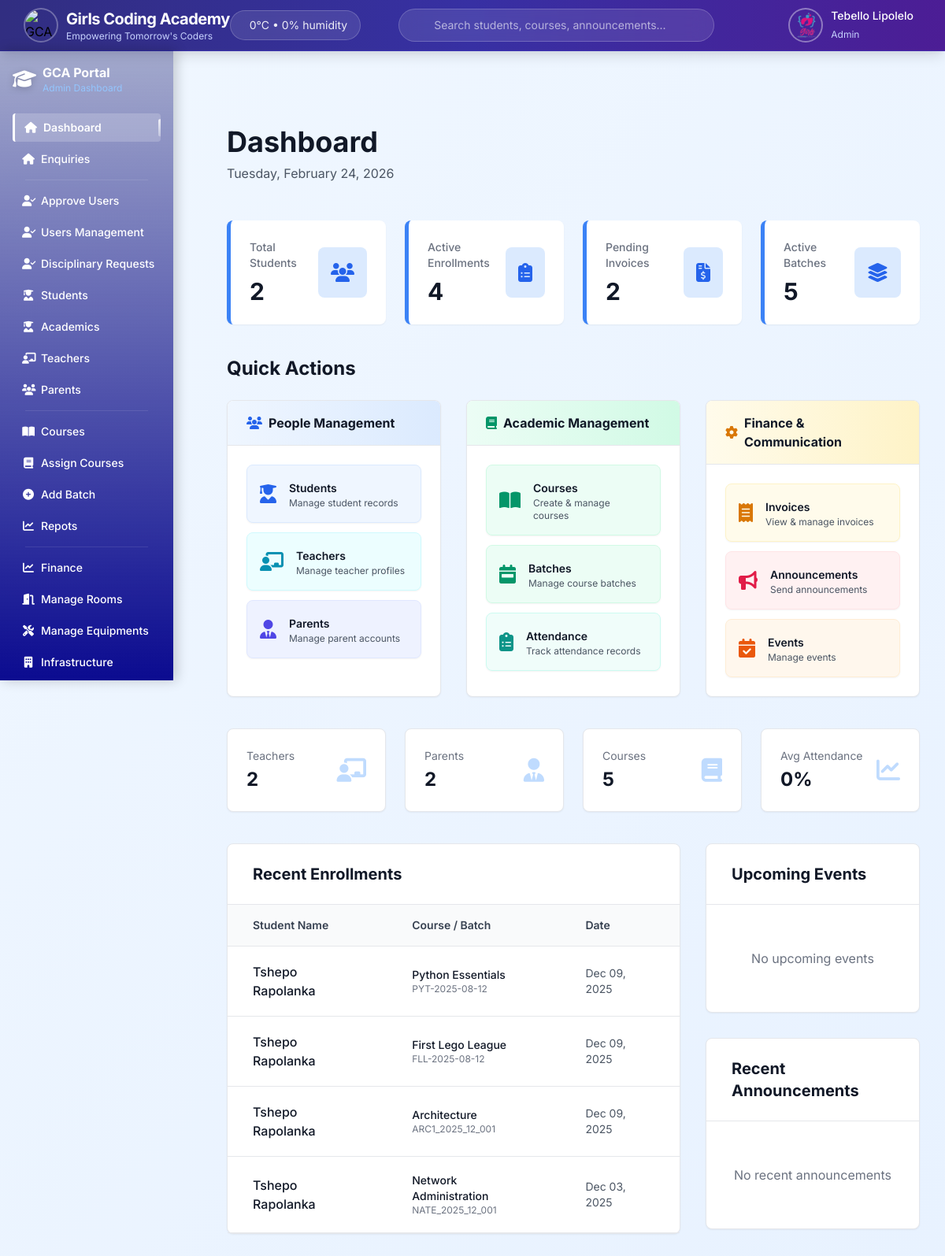
/admin_dashboard.php (signed in), run on an earlier commit of the app's database.
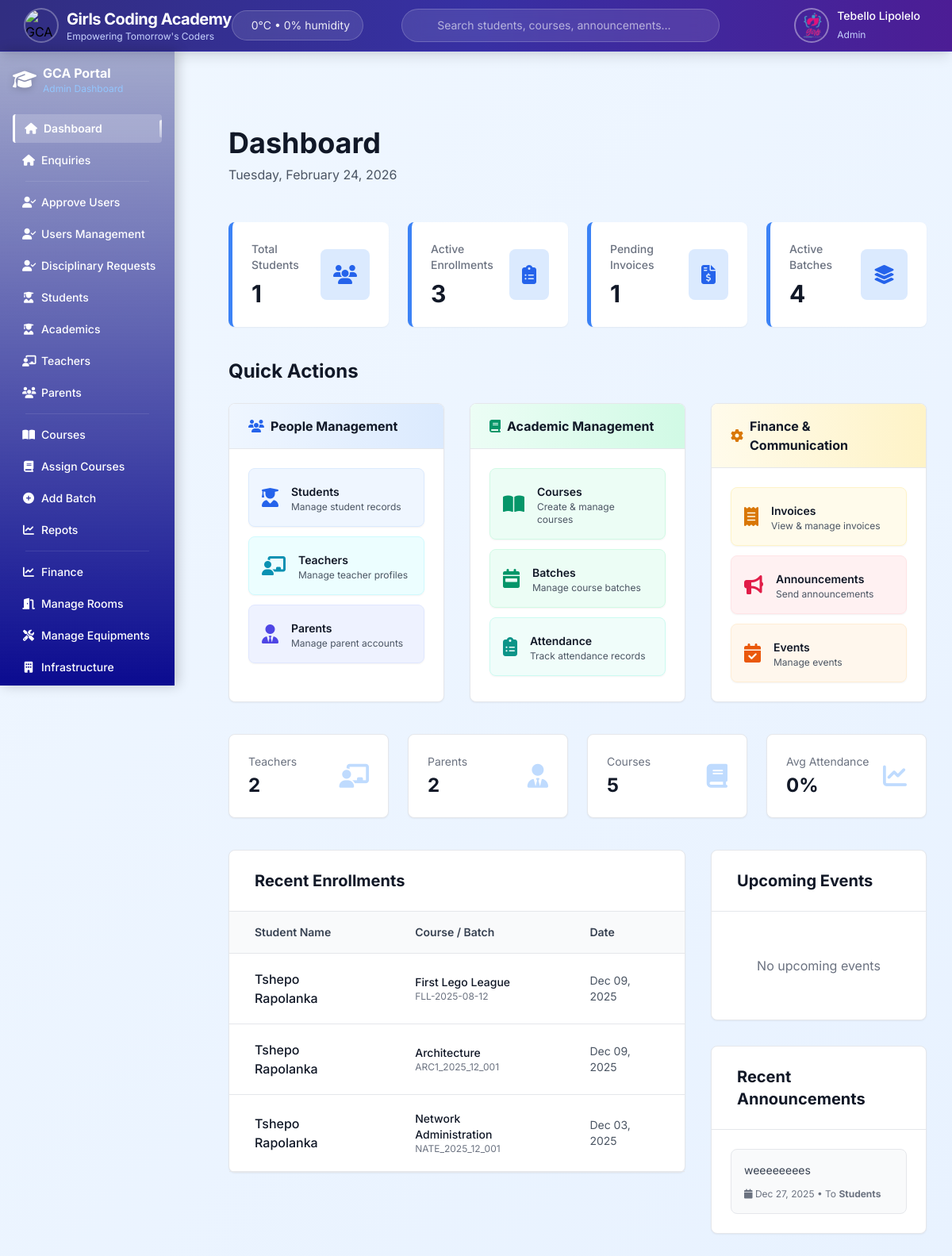
And on a later commit of the database.
### tables this page shows
CREATE TABLE `course_enrollments` (
  `enrollment_id` int(11) NOT NULL AUTO_INCREMENT,
  `enrollment_number` varchar(50) NOT NULL,
  `student_id` int(11) NOT NULL,
  `batch_id` int(11) NOT NULL,
  `enrolled_at` timestamp NOT NULL DEFAULT current_timestamp(),
  `status` enum('active','completed','dropped') DEFAULT 'active',
  PRIMARY KEY (`enrollment_id`),
  UNIQUE KEY `enrollment_number` (`enrollment_number`),
  KEY `student_id` (`student_id`),
  KEY `fk_batch_id` (`batch_id`),
  CONSTRAINT `course_enrollments_ibfk_1` FOREIGN KEY (`student_id`) REFERENCES `students` (`student_id`) ON DELETE CASCADE,
  CONSTRAINT `fk_batch_id` FOREIGN KEY (`batch_id`) REFERENCES `batches` (`batch_id`)
);

CREATE TABLE `users` (
  `user_id` int(11) NOT NULL AUTO_INCREMENT,
  `firstName` varchar(100) DEFAULT NULL,
  `lastName` varchar(100) DEFAULT NULL,
  `email` varchar(100) DEFAULT NULL,
  `password` varchar(255) DEFAULT NULL,
  `username` varchar(50) DEFAULT NULL,
  `role` varchar(20) DEFAULT NULL,
  `gender` varchar(10) DEFAULT NULL,
  `dob` date DEFAULT NULL,
  `IDNumber` varchar(20) DEFAULT NULL,
  `phone` varchar(20) DEFAULT NULL,
  `document` varchar(255) DEFAULT NULL,
  `status` varchar(20) DEFAULT NULL,
  `address_id` int(11) DEFAULT NULL,
  `created_at` datetime DEFAULT NULL,
  `updated_at` datetime DEFAULT NULL,
  `reset_token` varchar(255) DEFAULT NULL,
  `reset_token_expiry` datetime DEFAULT NULL,
  `deleted_at` datetime DEFAULT NULL,
  PRIMARY KEY (`user_id`),
  UNIQUE KEY `email` (`email`),
  UNIQUE KEY `username` (`username`),
  KEY `address_id` (`address_id`),
  KEY `idx_reset_token` (`reset_token`),
  CONSTRAINT `users_ibfk_1` FOREIGN KEY (`address_id`) REFERENCES `addresses` (`address_id`)
);

CREATE TABLE `courses` (
  `course_id` int(11) NOT NULL AUTO_INCREMENT,
  `title` varchar(255) NOT NULL,
  `courseName` varchar(255) NOT NULL,
  `description` text DEFAULT NULL,
  `category` varchar(100) DEFAULT NULL,
  `level` varchar(50) DEFAULT NULL,
  `start_date` date DEFAULT NULL,
  `end_date` date DEFAULT NULL,
  `price` decimal(10,2) DEFAULT NULL,
  `status` enum('active','inactive','deleted') DEFAULT 'active',
  `image_path` varchar(255) DEFAULT 'uploads/courses/course1.jpg',
  `deleted_at` datetime DEFAULT NULL,
  PRIMARY KEY (`course_id`)
);

CREATE TABLE `batches` (
  `batch_id` int(11) NOT NULL AUTO_INCREMENT,
  `batch_code` varchar(50) NOT NULL,
  `course_id` int(11) NOT NULL,
  `start_date` date DEFAULT NULL,
  `end_date` date DEFAULT NULL,
  `status` enum('active','completed','inactive') DEFAULT 'active',
  `deleted_at` datetime DEFAULT NULL,
  PRIMARY KEY (`batch_id`),
  UNIQUE KEY `batch_code` (`batch_code`),
  KEY `course_id` (`course_id`),
  CONSTRAINT `batches_ibfk_1` FOREIGN KEY (`course_id`) REFERENCES `courses` (`course_id`)
);

CREATE TABLE `admin_announcements` (
  `announcement_id` int(11) NOT NULL AUTO_INCREMENT,
  `message` text NOT NULL,
  `file_path` varchar(255) DEFAULT NULL,
  `picture_path` varchar(255) DEFAULT NULL,
  `recipients` varchar(255) NOT NULL,
  `created_at` timestamp NOT NULL DEFAULT current_timestamp(),
  `updated_at` timestamp NOT NULL DEFAULT current_timestamp() ON UPDATE current_timestamp(),
  PRIMARY KEY (`announcement_id`)
);

### admin_dashboard.php (the view, shortened to what the changed rows need)
<?php
require_once 'db.php';
function safeCount($conn, $sql) {
    $result = $conn->query($sql);
    return ($result && $row = $result->fetch_assoc()) ? (int)$row['count'] : 0;
}
$total_students = safeCount($conn, "SELECT COUNT(*) as count FROM students");
$active_batches = safeCount($conn, "SELECT COUNT(*) as count FROM batches WHERE status='active'");
$active_enrollments = safeCount($conn, "SELECT COUNT(*) as count FROM course_enrollments WHERE status='active'");
$pending_invoices = safeCount($conn, "SELECT COUNT(*) as count FROM invoices WHERE status='pending'");
$upcoming_events = safeCount($conn, "SELECT COUNT(*) as count FROM events WHERE event_date >= CURDATE() AND is_posted=1");
$recent_enrollments = $conn->query("
    SELECT u.firstName, u.lastName, c.courseName, b.batch_code, ce.enrolled_at
    FROM course_enrollments ce
    JOIN students s ON ce.student_id = s.student_id
    JOIN users u ON s.user_id = u.user_id
    JOIN batches b ON ce.batch_id = b.batch_id
    JOIN courses c ON b.course_id = c.course_id
    WHERE ce.status = 'active'
    ORDER BY ce.enrolled_at DESC
    LIMIT 8
");
$announcements_result = $conn->query("
    SELECT message, recipients, created_at
    FROM admin_announcements
    ORDER BY created_at DESC
    LIMIT 4
");
?>
<!DOCTYPE html>
<html lang="en">
<head>
    <script src="https://cdn.tailwindcss.com"></script>
    <link rel="stylesheet" href="https://cdnjs.cloudflare.com/ajax/libs/font-awesome/6.5.0/css/all.min.css">
</head>
<body>
<?php include 'admin_navigation.php'; ?>
<div class="ml-64 mt-16 min-h-screen p-8">
    <div class="max-w-7xl mx-auto">
        <div class="mb-12">
            <h1 class="text-4xl font-bold text-gray-900">Dashboard</h1>
        </div>
        <div class="grid grid-cols-1 md:grid-cols-2 lg:grid-cols-4 gap-6 mb-10">
            <div class="card-summary rounded-lg p-6 shadow-sm">
                <div class="flex items-center justify-between">
                    <div>
                        <p class="text-gray-500 text-sm font-medium">Total Students</p>
                        <p class="text-3xl font-bold text-gray-900 mt-2"><?= $total_students ?></p>
                    </div>
                </div>
            </div>
            <div class="card-summary rounded-lg p-6 shadow-sm">
                <div class="flex items-center justify-between">
                    <div>
                        <p class="text-gray-500 text-sm font-medium">Active Enrollments</p>
                        <p class="text-3xl font-bold text-gray-900 mt-2"><?= $active_enrollments ?></p>
                    </div>
                </div>
            </div>
            <div class="card-summary rounded-lg p-6 shadow-sm">
                <div class="flex items-center justify-between">
                    <div>
                        <p class="text-gray-500 text-sm font-medium">Pending Invoices</p>
                        <p class="text-3xl font-bold text-gray-900 mt-2"><?= $pending_invoices ?></p>
                    </div>
                </div>
            </div>
            <div class="card-summary rounded-lg p-6 shadow-sm">
                <div class="flex items-center justify-between">
                    <div>
                        <p class="text-gray-500 text-sm font-medium">Active Batches</p>
                        <p class="text-3xl font-bold text-gray-900 mt-2"><?= $active_batches ?></p>
                    </div>
                </div>
            </div>
        </div>
        <div class="mb-10">
            <h2 class="text-2xl font-bold text-gray-900 mb-6">Quick Actions</h2>
        </div>
        <div class="grid grid-cols-1 lg:grid-cols-3 gap-8">
            <div class="lg:col-span-2">
                <div class="bg-white rounded-lg shadow-sm border border-gray-200">
                    <div class="overflow-x-auto">
                        <table class="w-full">
                            <thead>
                                <tr class="bg-gray-50 border-b border-gray-200">
                                    <th class="px-8 py-4 text-left text-sm font-semibold text-gray-700">Student Name</th>
                                    <th class="px-8 py-4 text-left text-sm font-semibold text-gray-700">Course / Batch</th>
                                    <th class="px-8 py-4 text-left text-sm font-semibold text-gray-700">Date</th>
                                </tr>
                            </thead>
                            <tbody>
                                <?php if ($recent_enrollments && $recent_enrollments->num_rows > 0): ?>
                                    <?php while ($e = $recent_enrollments->fetch_assoc()): ?>
                                        <tr class="table-row border-b border-gray-200 hover:bg-blue-50">
                                            <td class="px-8 py-5 text-gray-900 font-medium"><?= htmlspecialchars($e['firstName'] . ' ' . $e['lastName']) ?></td>
                                            <td class="px-8 py-5">
                                                <div class="text-gray-900 font-medium text-sm"><?= htmlspecialchars($e['courseName']) ?></div>
                                                <div class="text-gray-500 text-xs"><?= htmlspecialchars($e['batch_code']) ?></div>
                                            </td>
                                            <td class="px-8 py-5 text-gray-600 text-sm"><?= date("M d, Y", strtotime($e['enrolled_at'])) ?></td>
                                        </tr>
                                    <?php endwhile; ?>
                                <?php else: ?>
                                    <tr>
                                        <td colspan="3" class="text-center py-8 text-gray-500">No recent enrollments</td>
                                    </tr>
                                <?php endif; ?>
                            </tbody>
                        </table>
                    </div>
                </div>
            </div>
            <div class="space-y-8">
                <div class="bg-white rounded-lg shadow-sm border border-gray-200">
                    <div class="p-6">
                        <?php if ($announcements_result && $announcements_result->num_rows > 0): ?>
                            <div class="space-y-4">
                                <?php while ($a = $announcements_result->fetch_assoc()): ?>
                                    <div class="p-4 bg-gray-50 rounded-lg border border-gray-200">
                                        <p class="text-gray-700 text-sm"><?= nl2br(htmlspecialchars(substr($a['message'], 0, 100))) ?><?= strlen($a['message']) > 100 ? '...' : '' ?></p>
                                        <p class="text-gray-500 text-xs mt-3">
                                            <i class="fas fa-calendar"></i> <?= date("M d, Y", strtotime($a['created_at'])) ?>
                                            • To <strong><?= ucfirst($a['recipients']) ?></strong>
                                        </p>
                                    </div>
                                <?php endwhile; ?>
                            </div>
                        <?php else: ?>
                            <p class="text-center text-gray-500 py-8">No recent announcements</p>
                        <?php endif; ?>
                    </div>
                </div>
            </div>
        </div>
    </div>
</div>
</body>
</html>

What changed in the data, as far as the page shows it:
no longer on this page (row edited): course_enrollments: users.firstName+lastName "Tshepo Rapolanka", courses.courseName "Python Essentials", batch.batch_code "PYT-2025-08-12", enrolled_at "Dec 09, 2025"
added admin_announcements: message "weeeeeeees", created_at "Dec 27, 2025", recipients "Students"
Also different on the page:
$total_students: "2" → "1"
$active_enrollments: "4" → "3"
$pending_invoices: "2" → "1"
$active_batches: "5" → "4"
text no longer shown: "No recent announcements"
